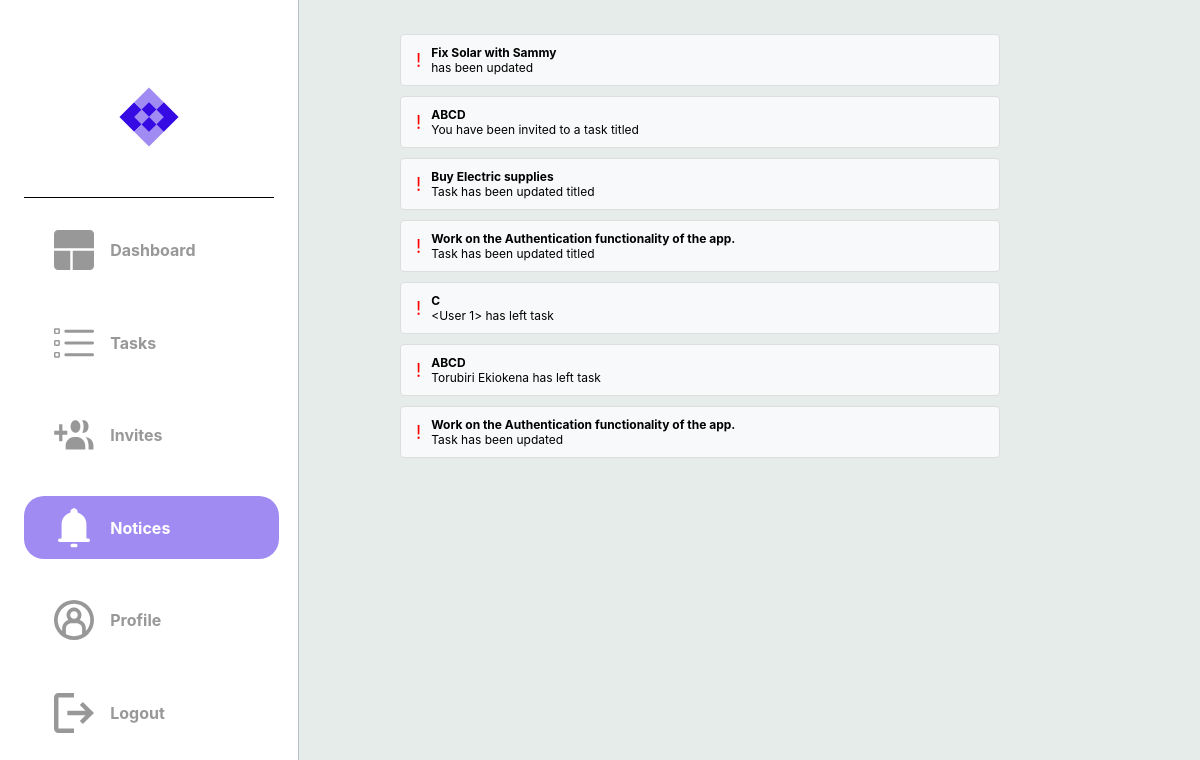
Screenshot of /notifications (signed in) with the database file from the repository.
### dotask/models.py (models this page shows)
class Task(db.Model):
    __tablename__ = "task"
    id = db.Column(db.Integer, primary_key=True)
    title = db.Column(db.String(100), nullable=False)
    description = db.Column(db.String(400), nullable=False)
    due_date = db.Column(db.Date, nullable=False)
    status = db.Column(Enum(TaskStatus))
    tag = db.Column(Enum(TaskTag))
    users = relationship('User', secondary=user_task,
    backref='tasks')

class Notification(db.Model):
    __tablename__ = "notification"
    id = db.Column(db.Integer, primary_key=True)
    notification = db.Column(db.String(100), nullable=False)
    task_title = db.Column(db.String(100), nullable=False)
    seen = db.Column(db.Boolean, nullable=False, default=False)
    users_to_notify = relationship('User', secondary=user_notification, backref='notices')

### dotask/routes.py (the view)
@app.route("/notifications")
@login_required
def hello_notices():
    try:
        notices = current_user.notes
        tasks = current_user.tasks
        return render_template("notifications.html", notices=notices, tasks=tasks)
    except Exception as e:
        flash("Error fetching notifications or tasks: {}".format(e))
        return render_template("dashboard.html")

### dotask/routes.py (called while the page is built)
@app.after_request
def after_request(response):
    response.headers["Cache-Control"] = "no-cache, no-store, must-revalidate"
    return response

@login_manager.user_loader
def load_user(user_id):
    return User.query.get(user_id)

### dotask/templates/notifications.html (shortened to what this page needs)
{% extends "layout.html" %}
{% block head %}
    <link rel="stylesheet" {% block css_tab_colour %} href="../static/css/notification.css" {% endblock %}/>
{% endblock %}
{% block notifications_image_colour %}
<a class="a4" href="{{ url_for('hello_notices') }}">
<div id="logos">
    {% set note = namespace(count=0) %}
    {% for notice in notices %}
        {% if notice.seen == False %}
            {% set note.count = note.count + 1 %}
        {% endif %}
    {% endfor %}
    {% if note.count > 0 %}
    <img class="imgs" src="../static/svg/notifications_with_note_active.svg">
    {% else %}
    <img class="imgs" src="../static/svg/notifications_active.svg">
    {% endif %}
    <h4 class="sidebar-text">Notices</h4>
</div>
</a>
{% endblock notifications_image_colour %}
{% block tasks %}
    {% if notices %}
        {% for notice in notices if notice.seen == True %}
            {% for task_item in tasks %}
                {% if notice.task_title == task_item.title %}
                    <a href="{{ url_for('hello_each_task', task_id=task_item.id, notice_id=notice.id) }}">
                        <div class="notification">
                            <span class="notification-icon">!</span>
                            <span class="notification-text"> <b>{{ notice.task_title }}</b> <br>{{ notice.notification }} </span>
                        </div>
                    </a>
                {% endif %}
            {% endfor %}
        {% endfor %}
        {% set note = namespace(count=0) %}
        {% for notice in notices %}
            {% if notice.seen == False %}
                {% set note.count = note.count + 1 %}
            {% endif %}
        {% endfor %}
    {% else %}
        <p>No Notifications</p>
    {% endif %}
{% endblock tasks %}

### dotask/static/css/layout.css (style rules this page uses)
@media (min-width: 768px) { body { margin: auto; padding-bottom: 10vh; background-color: #E5ECEA; display: flex; font-family: inter; } }
@media (min-width: 768px) { a { text-decoration: none; color: black; } }
@media (min-width: 768px) { .sidebar > div > a { width: 90%; text-decoration: none; } }
@media (min-width: 768px) { .sidebar > div > a > div { width: 100%; height: 10%; padding-left: 30px; margin: 5% auto; border-radius: 20px; } }
@media (min-width: 768px) { #logos { width: 100%; display: grid; grid-template-columns: 1fr 3fr; align-items: center; } }
@media (min-width: 768px) { .sidebar-text { color: #989898; font-size: 1rem; } }
@media (min-width: 768px) { .imgs { height: 40px; width: 40px; } }

### dotask/static/css/notification.css (style rules this page uses)
.notification { display: flex; align-items: center; padding: 10px 15px; background-color: #f8f9fa; border: 1px solid #ddd; border-radius: 4px; margin-bottom: 10px; margin-top: 10px; position: relative; font-size: 12px; }
.notification-icon { font-size: 18px; color: #f00; margin-right: 10px; }
.notification-text { flex-grow: 1; }
@media (min-width: 768px) { .a4 > div { background-color: #A08BF2; width: 100%; height: 10%; padding-left: 30px; margin: 5% auto; border-radius: 20px; color: white; } }
@media (min-width: 768px) { .a4 > div > h4 { color: white; } }
@media (min-width: 768px) { .a4 > div > img { fill: #FFFFFF; } }

### rows the page displays
Notification: task_title "Fix Solar with Sammy", notification "has been updated"
Notification: task_title "ABCD", notification "You have been invited to a task titled"
Notification: task_title "Buy Electric supplies", notification "Task has been updated titled"
Notification: task_title "Work on the Authentication functionality of the app.", notification "Task has been updated titled"
Notification: task_title "C", notification "<User 1> has left task"
Notification: task_title "ABCD", notification "Torubiri Ekiokena has left task"
Notification: task_title "Work on the Authentication functionality of the app.", notification "Task has been updated"
